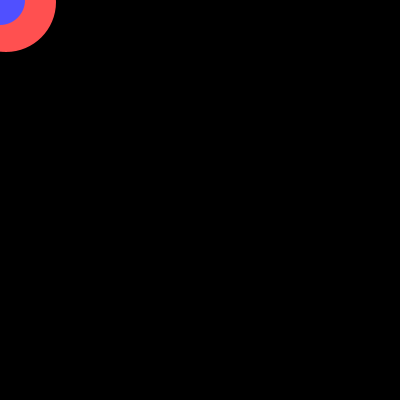
Frame 1 (no input)
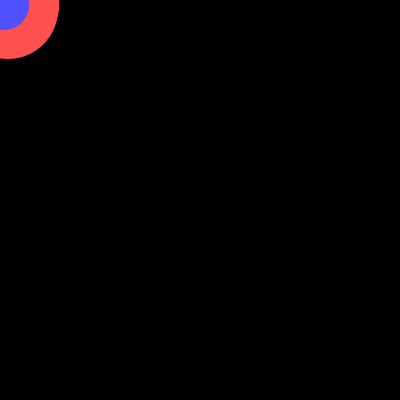
Frame 60 (the mouse pressed at the canvas centre just before this capture)
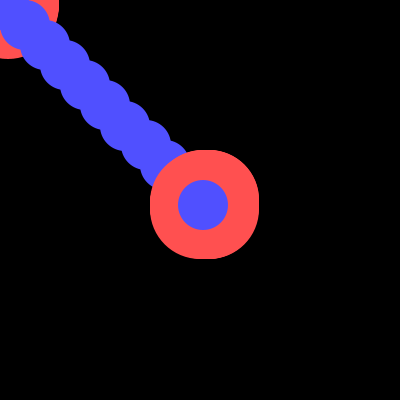
Frame 120 (the mouse held since frame 60 and released just before this capture)

The Processing sketch that drew these frames (run headless with seeded random() and noise(); from frame 60 on, the mouse is pressed at the canvas centre):

// Processing sketch: smoothing
// ── smoothing.pde
import java.util.Arrays;

int x, y = 0;
int px, py = 0;
int nx, ny = 0;

int SMOOTH = 10;

//int[][] positions = new int[10][2];

ArrayList<Integer> xpositions = new ArrayList<Integer>();
ArrayList<Integer> ypositions = new ArrayList<Integer>();


void setup(){
size(400, 400);
frameRate(30);
background(0);
noStroke();

}


void draw(){
clear();
//store previous positions in array
xpositions.add(x);
ypositions.add(y);
if (xpositions.size() > SMOOTH){
  xpositions.remove(0);
  ypositions.remove(0);
}; 
 
//update positions with dummy data 
x = int(mouseX + (random(1)*10));
y = int(mouseY + (random(1)*10));
//calculate smoothed
nx = avg(xpositions);
ny = avg(ypositions);

fill(255,80,80);
ellipse(x,y,100,100);

fill(80,80,255);
ellipse(nx,ny,50,50);

//println(xpositions);
}




private int avg(ArrayList <Integer> marks) {
  Integer sum = 0;
  if(!marks.isEmpty()) {
    for (Integer mark : marks) {
        sum += mark;
    }
    return sum / marks.size();
  }
  return sum;
}
